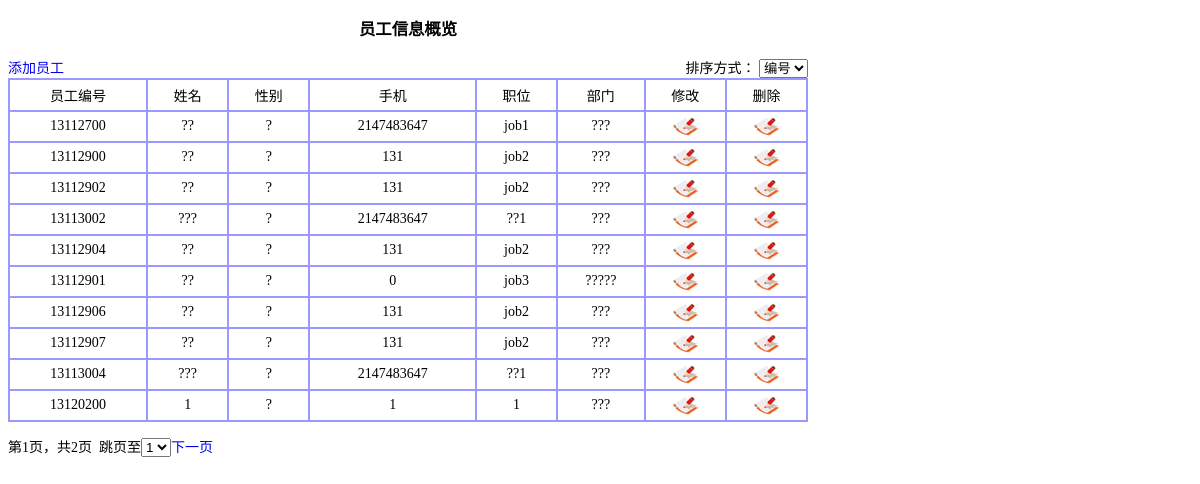
Page /basic/employee/employee_show.php (signed in) on the earlier database version.
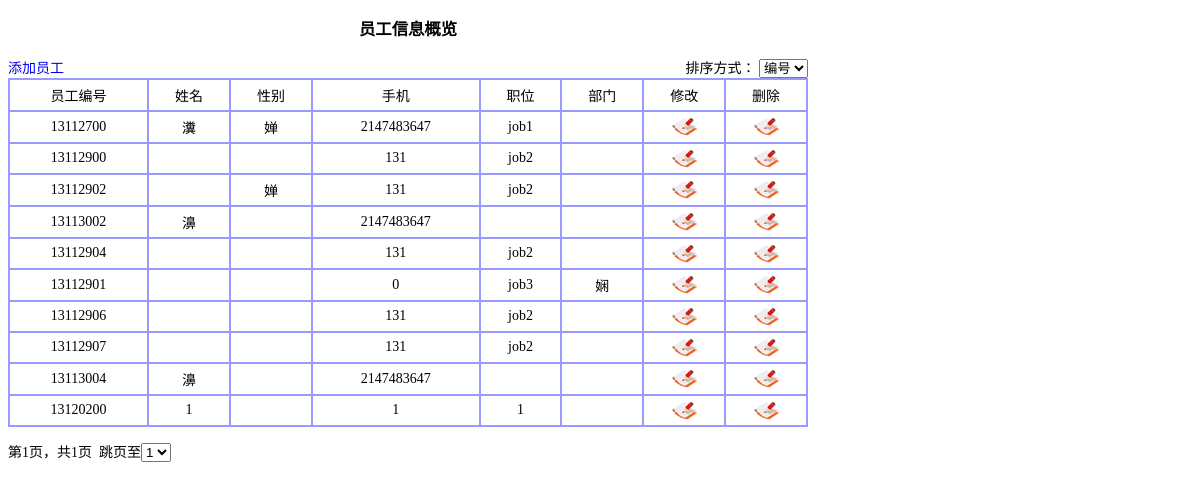
Same page on the later database version.
### tables this page shows
CREATE TABLE `table_employee` (
  `id` varchar(8) NOT NULL,
  `name` varchar(10) NOT NULL,
  `gender` varchar(10) default NULL,
  `job` varchar(10) default NULL,
  `phone` int(11) default NULL,
  `address` varchar(50) default NULL,
  `depart` varchar(10) default NULL,
  PRIMARY KEY  (`id`,`name`)
);

### basic/employee/employee_show.php (the view, shortened to what this page needs)
<?php
    include "../include.php";
    $pagesize = 10;
    $page = $_GET['page'];
    $orderby = $_GET['orderby'];
    $query="select count(*) as num from table_employee";
    $result = mysql_query($query) or die("Invalid query: " . mysql_error());
    $RS = mysql_fetch_array($result);
    $num = $RS['num'];
    for($i=0;$i*$pagesize<$num;$i++);
    $total=$i;
    switch($orderby){
        default:$string_order="";$string_url="";
    }
    $string_page=" limit " . $page*$pagesize . "," . ($page+1)*$pagesize;
    $query="select * from table_employee" . $string_order . $string_page;
    $result = mysql_query($query) or die("Invalid query: " . mysql_error());
?>
<!DOCTYPE html PUBLIC "-//W3C//DTD XHTML 1.0 Transitional//EN" "http://www.w3.org/TR/xhtml1/DTD/xhtml1-transitional.dtd">
<html xmlns="http://www.w3.org/1999/xhtml">
<head>
</head>
<body>
<div>
<h3 align="center">员工信息概览</h3>
<p>
<div align="left" style="width:100px;float:left"><a href="employee_add.php">添加员工</a></div>
<div align="right" style="width:200px;float:right">排序方式：
  <select name="orderby" onchange="location.href=this.value">
    <option value="employee_show.php?orderby=id" <?php if($orderby==""||$orderby=="id") echo " selected='selected' "; ?>>编号</option>
  </select>
</div>
</p>
<table width="100%" border="1" cellspacing="0" cellpadding="5" bordercolor="#9999FF">
  <tr align="center" bordercolor="#9999FF">
    <td>员工编号</td>
    <td>姓名</td>
    <td>性别</td>
    <td>手机</td>
    <td>职位</td>
    <td>部门</td>
    <td>修改</td>
    <td>删除</td>
  </tr>
  <?php
    while($RS=mysql_fetch_array($result))
    {
        echo "<tr align='center' bordercolor='#9999FF'>";
        echo "<td>".$RS['id']."</td>\n";
        echo "<td>".$RS['name']."</td>\n";
        echo "<td>".$RS['gender']."</td>\n";
        echo "<td>".$RS['phone']."</td>\n";
        echo "<td>".$RS['job']."</td>\n";
        echo "<td>".$RS['depart']."</td>\n";
        echo "<td><a href='employee_modify.php?id=".$RS['id']."'><img src='/wms/image/modify.gif' alt='' border='0' /></a></td>\n";
        echo "<td><a href=\"javascript:if(confirm('确定？')) location.href='../sql_delete_bg.php?db=employee&id=" . $RS['id'] . "'\">";
        echo "<img src='/wms/image/delete.gif' alt='' border='0' /></a></td>\n";
        echo "</tr>";
    }
?>
</table>
<p>
  <?php
$current=$page+1;
echo "第".$current."页，共".$total."页";
echo "&nbsp;&nbsp;跳页至";
echo "<select name='pagechoose' onchange='javascript:location.href=this.value;'>";
for($i=0;$i<$total;$i++){
    $string="";
    if($i==$page) $string=" selected='selected' ";
    $url_i = "employee_show.php?".$string_url."page=".$i;
    echo "<option value='".$url_i."'".$string.">". ($i+1) ."</option>" ;
    }
echo "</select>";
if($current<$total){
    echo "<a href='employee_show.php?".$string_url."page=".$current."'>下一页</a>";
}
?>
</p>
</div>
</body>
</html>

Differences in the rows shown:
removed table_employee: id "13112700", name "??", gender "?", phone "2147483647", job "job1", depart "???"
removed table_employee: id "13112900", name "??", gender "?", phone "131", job "job2", depart "???"
removed table_employee: id "13112902", name "??", gender "?", phone "131", job "job2", depart "???"
removed table_employee: id "13113002", name "???", gender "?", phone "2147483647", job "??1", depart "???"
removed table_employee: id "13112904", name "??", gender "?", phone "131", job "job2", depart "???"
removed table_employee: id "13112901", name "??", gender "?", phone "0", job "job3", depart "?????"
removed table_employee: id "13112906", name "??", gender "?", phone "131", job "job2", depart "???"
removed table_employee: id "13112907", name "??", gender "?", phone "131", job "job2", depart "???"
removed table_employee: id "13113004", name "???", gender "?", phone "2147483647", job "??1", depart "???"
added table_employee: id "13112700", name "瀵", gender "婵", phone "2147483647", job "job1"
added table_employee: id "13112900", phone "131", job "job2"
added table_employee: id "13112902", gender "婵", phone "131", job "job2"
added table_employee: id "13113002", name "濞", phone "2147483647"
added table_employee: id "13112904", phone "131", job "job2"
added table_employee: id "13112901", phone "0", job "job3", depart "娴"
added table_employee: id "13112906", phone "131", job "job2"
added table_employee: id "13112907", phone "131", job "job2"
added table_employee: id "13113004", name "濞", phone "2147483647"
changed table_employee (number 10 of 10 on the later page): gender "?" → (not shown); depart "???" → (not shown)
Other differences:
$total: "2" → "1"
text no longer shown: "下一页"
